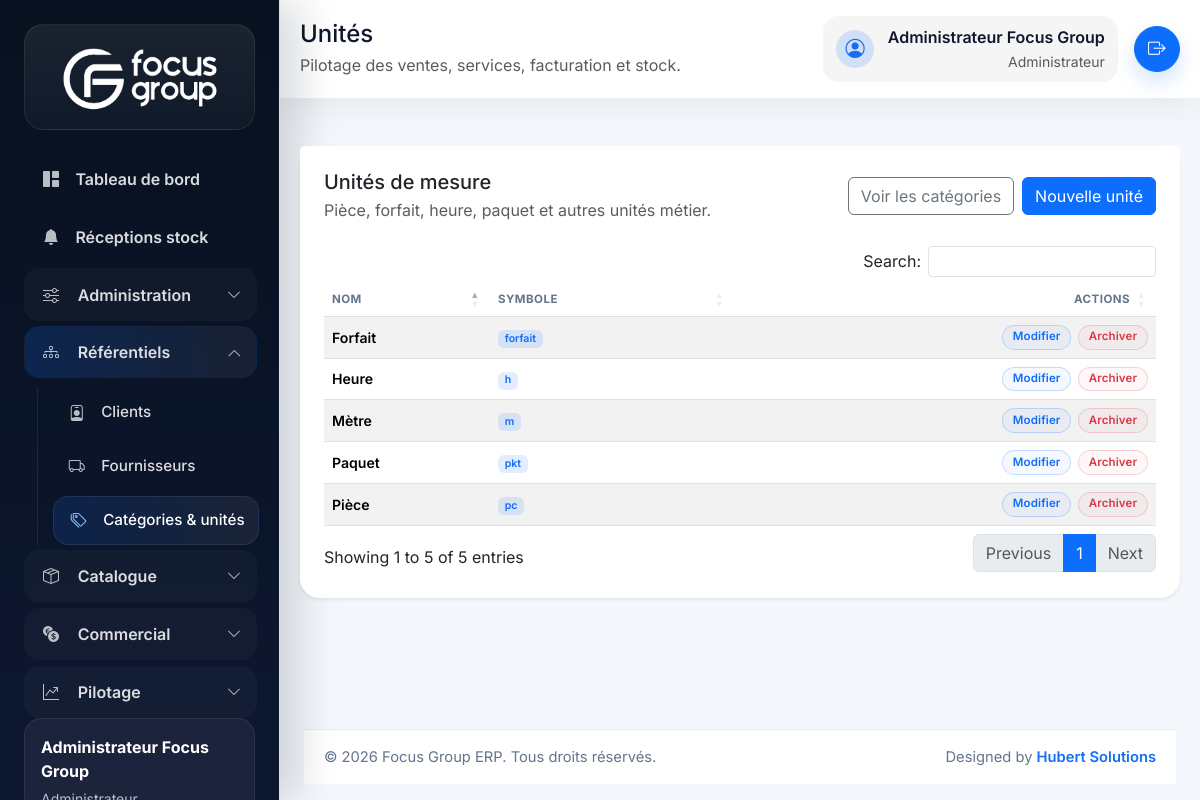
Screenshot of /index.php/units (signed in) with the database file from the repository.
### tables this page shows
CREATE TABLE units (
    id BIGINT UNSIGNED AUTO_INCREMENT PRIMARY KEY,
    name VARCHAR(80) NOT NULL,
    symbol VARCHAR(20) NOT NULL,
    deleted_at DATETIME NULL,
    created_at DATETIME NOT NULL DEFAULT CURRENT_TIMESTAMP,
    updated_at DATETIME NOT NULL DEFAULT CURRENT_TIMESTAMP ON UPDATE CURRENT_TIMESTAMP,
    UNIQUE KEY uq_units_symbol (symbol)
);

### app/Core/Controller.php (called while the page is built, shortened)
<?php
class Controller
{
    public function render(string $view, array $data = [], string $layout = 'app'): void
    {
        extract($data, EXTR_SKIP);
        $viewFile = view_path($view);
        require $viewFile;
    }
}

### app/Controllers/UnitController.php (called while the page is built, shortened)
<?php
final class UnitController extends Controller
{
    public function index(): void
    {
        $this->render('units.index', [
            'pageTitle' => 'Unités',
            'units' => (new Unit())->all(),
        ]);
    }
}

### app/Core/Router.php (called while the page is built, shortened)
<?php
final class Router
{
    private array $routes = [];
    private function addRoute(string $method, string $uri, array $action, array $middleware = []): void
    {
        $this->routes[$method][$this->normalizePath($uri)] = [
            'action' => $action,
            'middleware' => $middleware,
        ];
    }
    public function dispatch(string $method, string $uri): void
    {
        $path = $this->normalizeRequestUri($uri);
        $route = $this->routes[$method][$path] ?? null;
        try {
            [$controllerClass, $controllerMethod] = $route['action'];
            $controller = new $controllerClass();
            $controller->{$controllerMethod}();
        } catch (Throwable $throwable) {
            http_response_code(500);
            $this->renderError(500, 'Erreur interne', $throwable->getMessage());
        }
    }
    private function normalizeRequestUri(string $uri): string
    {
        $path = parse_url($uri, PHP_URL_PATH) ?: '/';
        if ($path === '/index.php') {
            $path = '/';
        } elseif (str_starts_with($path, '/index.php/')) {
            $path = substr($path, strlen('/index.php')) ?: '/';
        }
        return $this->normalizePath($path);
    }
    private function normalizePath(string $path): string
    {
        $path = '/' . trim($path, '/');
        return $path === '//' ? '/' : (rtrim($path, '/') ?: '/');
    }
}

### index.php (called while the page is built, shortened)
<?php
$appConfig = require __DIR__ . '/config/app.php';
if (($appConfig['base_url'] ?? '') === '') {
    $scriptName = str_replace('\\', '/', (string) ($_SERVER['SCRIPT_NAME'] ?? ''));
    $basePath = str_replace('\\', '/', dirname($scriptName));
    $appConfig['base_url'] = $basePath === '/' || $basePath === '.' ? '' : rtrim($basePath, '/');
}
$GLOBALS['config'] = [
    'app' => $appConfig,
    'database' => file_exists(__DIR__ . '/config/database.local.php')
        ? require __DIR__ . '/config/database.local.php'
        : require __DIR__ . '/config/database.php',
];
require __DIR__ . '/app/Helpers/functions.php';
spl_autoload_register(static function (string $class): void {
    $prefix = 'App\\';
    $baseDir = __DIR__ . '/app/';
    $relativeClass = substr($class, strlen($prefix));
    $file = $baseDir . str_replace('\\', '/', $relativeClass) . '.php';
});
$router = new Router();
$router->dispatch($_SERVER['REQUEST_METHOD'] ?? 'GET', $_SERVER['REQUEST_URI'] ?? '/');

### app/Helpers/functions.php (called while the page is built, shortened)
<?php
if (!function_exists('config')) {
    function config(?string $key = null, mixed $default = null): mixed
    {
        $config = $GLOBALS['config'] ?? [];
        $segments = explode('.', $key);
        $value = $config;
        foreach ($segments as $segment) {
            $value = $value[$segment];
        }
        return $value;
    }
}
if (!function_exists('url')) {
    function url(string $path = ''): string
    {
        $baseUrl = rtrim((string) config('app.base_url', ''), '/');
        $path = '/' . ltrim($path, '/');
        $routePrefix = rtrim((string) config('app.route_prefix', ''), '/');
        if (str_starts_with($path, '/public/')) {
            return ($baseUrl === '' ? '' : $baseUrl) . $path;
        }
        $prefix = $routePrefix === '' ? '' : $routePrefix;
        return ($baseUrl === '' ? '' : $baseUrl) . $prefix . $path;
    }
}
if (!function_exists('e')) {
    function e(?string $value): string
    {
        return htmlspecialchars((string) $value, ENT_QUOTES, 'UTF-8');
    }
}
if (!function_exists('unit_badge_class')) {
    function unit_badge_class(): string
    {
        return 'badge-unit';
    }
}
if (!function_exists('user_has_role')) {
    function user_has_role(array|string $roles): bool
    {
        return Auth::hasRole($roles);
    }
}
if (!function_exists('user_is_admin')) {
    function user_is_admin(): bool
    {
        return user_has_role('administrateur');
    }
}

### app/Core/Model.php (called while the page is built, shortened)
<?php
abstract class Model
{
    public function __construct()
    {
        $this->db = Database::connection();
    }
}

### app/Core/Database.php (called while the page is built, shortened)
<?php
final class Database
{
    private static ?PDO $connection = null;
    public static function connection(): PDO
    {
        if (self::$connection instanceof PDO) {
            return self::$connection;
        }
        $config = config('database');
        $dsn = sprintf(
            'mysql:host=%s;port=%s;dbname=%s;charset=%s',
            $config['host'],
            $config['port'],
            $config['dbname'],
            $config['charset']
        );
        try {
            self::$connection = new PDO($dsn, $config['username'], $config['password'], $config['options']);
        } catch (PDOException $exception) {
            throw new RuntimeException('Connexion MySQL impossible : ' . $exception->getMessage());
        }
        return self::$connection;
    }
}

### app/Models/Unit.php (called while the page is built, shortened)
<?php
final class Unit extends Model
{
    public function all(): array
    {
        $statement = $this->db->query('SELECT * FROM units WHERE deleted_at IS NULL ORDER BY name ASC');
        return $statement->fetchAll();
    }
}

### app/Core/Session.php (called while the page is built, shortened)
<?php
final class Session
{
    public static function get(string $key, mixed $default = null): mixed
    {
        $segments = explode('.', $key);
        $value = $_SESSION;
        foreach ($segments as $segment) {
            $value = $value[$segment];
        }
        return $value;
    }
}

### app/Core/Auth.php (called while the page is built, shortened)
<?php
final class Auth
{
    public static function user(): ?array
    {
        $user = Session::get('auth.user');
        return is_array($user) ? $user : null;
    }
    public static function hasRole(array|string $roles): bool
    {
        $roles = (array) $roles;
        $currentRole = self::user()['role_code'] ?? null;
        return $currentRole !== null && in_array($currentRole, $roles, true);
    }
}

### app/Views/units/index.php (the view, shortened to what this page needs)
<div class="card border-0 shadow-sm">
    <div class="card-header bg-white border-0 pt-4 px-4 d-flex justify-content-between align-items-center">
        <div>
            <h3 class="h5 mb-1">Unités de mesure</h3>
            <p class="text-muted mb-0">Pièce, forfait, heure, paquet et autres unités métier.</p>
        </div>
        <div class="d-flex gap-2">
            <a href="<?= e(url('/categories')); ?>" class="btn btn-outline-secondary">Voir les catégories</a>
            <a href="<?= e(url('/units/create')); ?>" class="btn btn-primary">Nouvelle unité</a>
        </div>
    </div>
    <div class="card-body px-4 pb-4">
        <div class="table-responsive">
            <table class="table table-striped align-middle js-datatable">
                <thead>
                    <tr>
                        <th>Nom</th>
                        <th>Symbole</th>
                        <th class="text-end">Actions</th>
                    </tr>
                </thead>
                <tbody>
                    <?php foreach ($units as $unit): ?>
                        <tr>
                            <td class="fw-semibold"><?= e($unit['name']); ?></td>
                            <td><span class="badge <?= e(unit_badge_class()); ?>"><?= e($unit['symbol']); ?></span></td>
                            <td class="text-end">
                                <?php if (user_is_admin()): ?>
                                    <div class="table-actions">
                                        <a href="<?= e(url('/units/edit?id=' . $unit['id'])); ?>" class="btn btn-sm btn-outline-primary table-action-btn">Modifier</a>
                                        <form method="post" action="<?= e(url('/units/delete')); ?>" onsubmit="return confirm('Archiver cette unité ?');">
                                            <button type="submit" class="btn btn-sm btn-outline-danger table-action-btn">Archiver</button>
                                        </form>
                                    </div>
                                <?php else: ?>
                                    <span class="text-muted small">Lecture seule</span>
                                <?php endif; ?>
                            </td>
                        </tr>
                    <?php endforeach; ?>
                </tbody>
            </table>
        </div>
    </div>
</div>

### public/assets/css/app.css (style rules this page uses)
:root { --fg-primary: #156ff3; --fg-primary-dark: #0c56c9; --fg-primary-soft: rgba(21, 111, 243, 0.16); --fg-dark: #0f172a; --fg-muted: #64748b; --fg-soft: #f8fafc; --fg-sidebar: #08111f; --fg-sidebar-soft: #0f1d36; }
body { font-family: 'Inter', sans-serif; background: #f4f7fb; color: var(--fg-dark); }
.card { border-radius: 1.25rem; }
.table thead th { color: var(--fg-muted); font-size: 0.72rem; text-transform: uppercase; letter-spacing: 0.04em; }
.table tbody td { vertical-align: middle; font-size: 0.88rem; line-height: 1.35; }
.badge-category, .badge-payment, .badge-module, .badge-unit { font-weight: 600; }
.badge-category-product, .badge-module-products, .badge-unit { background: rgba(13, 110, 253, 0.12); color: #0d6efd; }
.table-actions { display: inline-flex; align-items: center; justify-content: flex-end; flex-wrap: wrap; gap: 0.4rem; }
.table-action-btn { padding: 0.28rem 0.62rem; border-radius: 999px; font-size: 0.72rem; font-weight: 600; line-height: 1.2; letter-spacing: 0.01em; box-shadow: none !important; }
.table-action-btn.btn-outline-primary { color: #0d6efd; border-color: rgba(13, 110, 253, 0.22); background: rgba(13, 110, 253, 0.04); }
.table-action-btn.btn-outline-danger { color: #dc3545; border-color: rgba(220, 53, 69, 0.2); background: rgba(220, 53, 69, 0.04); }

### rows the page displays
units: name "Forfait", symbol "forfait"
units: name "Heure", symbol "h"
units: name "Mètre", symbol "m"
units: name "Paquet", symbol "pkt"
units: name "Pièce", symbol "pc"

### other values shown
$currentUser['full_name'] "Administrateur Focus Group"
$pageTitle "Unités"
app_scope_description() "Pilotage des ventes, services, facturation et stock."
$currentUser['role_name'] "Administrateur"
config('app.name') "Focus Group ERP"
